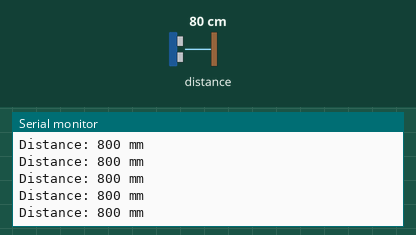
A sketch run on a simulated Arduino Uno, built with avr-gcc and run on an emulated ATmega328P. Parts: the last lines printed to the serial monitor. The test bench sets the inputs (shaded band); at power-on: distance to the obstacle 80 cm.

Above: at 1.3 s.
1.4 s: distance to the obstacle set to 2 cm
At 1.59 s:
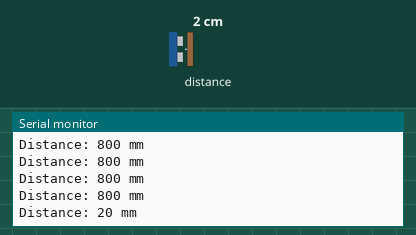
2.9 s: distance to the obstacle set to 4 cm
At 2.92 s:
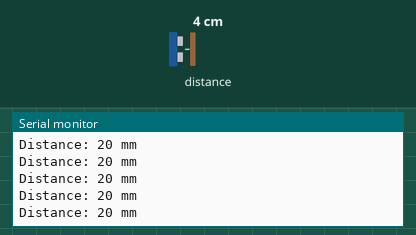
Timing chart, 0 to 5.9 s (numbered marks = the images above; inputs shaded):
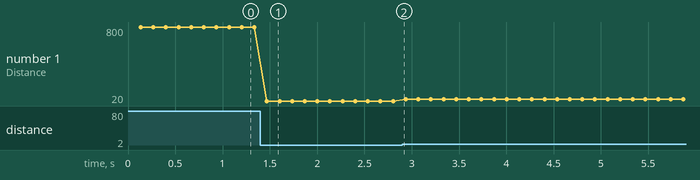

The sketch:

VL53L0X.ino
```cpp
#include <Wire.h>
#include <VL53L0X.h>

VL53L0X sensor;

void setup() {
  Serial.begin(115200);
  Wire.begin();
  delay(100);

  if (!sensor.init()) {
    Serial.println("Failed to detect and initialize VL53L0X!");
    while (1);
  }

  sensor.setMeasurementTimingBudget(20000);

  Serial.println("VL53L0X init OK!");
}

void loop() {
  uint16_t distance = sensor.readRangeSingleMillimeters();

  if (sensor.timeoutOccurred()) {
    Serial.println("Timeout!");
  } else {
    Serial.print("Distance: ");
    Serial.print(distance);
    Serial.println(" mm");
  }

  delay(100);
}
```

Measured:
- after the input at 1.4 s, the serial monitor: prints a new line after 0.07 s (image 1)
- plotted number 1: 800 → 20 after the input at 1.4 s, 20 → 40 after the input at 2.9 s
